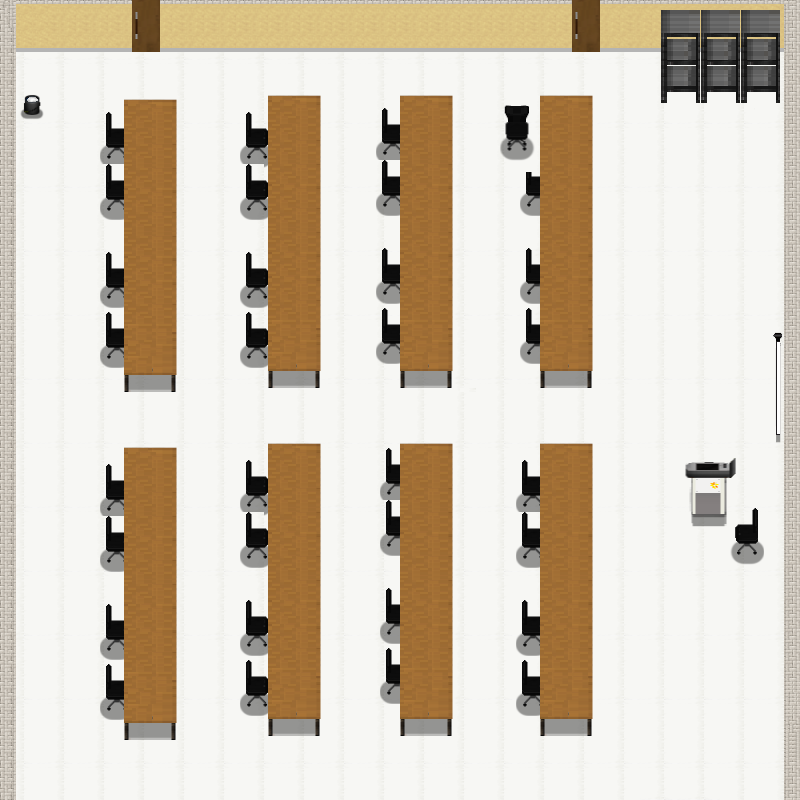

Below is a game level as drawn by its tile map, then a one-line description and the .tmx that defines it (tile-layer data replaced by summaries):
An orthogonal 200x200 tile map with 4x4 px tiles, 3 tile layers (Floor layer, Tile Layer 3, Front), 5 tilesets and 34 objects.

<map version="1.10" tiledversion="1.10.1" orientation="orthogonal" renderorder="right-down" width="200" height="200" tilewidth="4" tileheight="4" infinite="0" nextlayerid="9" nextobjectid="35">
 <tileset firstgid="1" source="계단 및 복도 타일.tsx" />
 <tileset firstgid="15226" source="학교최종.tsx" />
 <tileset firstgid="45851" source="Sprite_ispace.tsx" />
 <tileset firstgid="63947" source="singong_alpha_asset.tsx" />
 <tileset firstgid="81447" source="Inside_A4(tiled).tsx" />
 <layer id="1" name="Floor layer" width="200" height="200">
  <data>[40000 cells, 40000 non-empty, 364 distinct tile ids]</data>
 </layer>
 <layer id="5" name="Tile Layer 3" width="200" height="200">
  <data>[40000 cells, 4355 non-empty, 667 distinct tile ids]</data>
 </layer>
 <layer id="6" name="Front" width="200" height="200">
  <data>[40000 cells, 9051 non-empty, 721 distinct tile ids]</data>
 </layer>
 <objectgroup id="8" name="Object Layer 1">
  <object id="1" x="122.585" y="99.1339" width="54.3638" height="292.072" />
  <object id="2" x="264.89" y="92.7382" width="54.3638" height="292.072" />
  <object id="3" x="398.135" y="94.8701" width="54.3638" height="292.072" />
  <object id="4" x="536.709" y="94.8701" width="54.3638" height="292.072" />
  <object id="5" x="122.052" y="444.504" width="54.3638" height="292.072" />
  <object id="6" x="265.956" y="442.372" width="54.3638" height="292.072" />
  <object id="7" x="398.135" y="442.372" width="54.3638" height="292.072" />
  <object id="8" x="538.841" y="442.372" width="54.3638" height="292.072" />
  <object id="9" x="104.464" y="109.793" width="17.0553" height="104.464" />
  <object id="10" x="102.332" y="249.434" width="17.0553" height="111.926" />
  <object id="11" x="240.906" y="247.834" width="23.451" height="111.926" />
  <object id="12" x="244.104" y="101.798" width="19.1872" height="111.926" />
  <object id="13" x="375.217" y="245.703" width="23.451" height="111.926" />
  <object id="14" x="374.151" y="102.864" width="23.451" height="106.596" />
  <object id="15" x="516.989" y="245.703" width="23.451" height="111.926" />
  <object id="16" x="499.933" y="100.2" width="37.3085" height="56.4957" />
  <object id="17" x="521.252" y="166.289" width="18.1213" height="44.7702" />
  <object id="18" x="102.332" y="461.559" width="21.3191" height="104.464" />
  <object id="19" x="102.332" y="598.001" width="22.3851" height="115.123" />
  <object id="20" x="239.84" y="458.361" width="28.7808" height="103.398" />
  <object id="21" x="243.038" y="595.869" width="25.5829" height="111.925" />
  <object id="22" x="378.414" y="445.57" width="29.8468" height="103.398" />
  <object id="23" x="380.546" y="587.342" width="31.9787" height="109.793" />
  <object id="24" x="518.055" y="456.229" width="30.9127" height="105.53" />
  <object id="25" x="515.923" y="592.672" width="33.0446" height="117.255" />
  <object id="26" x="684.344" y="454.097" width="47.968" height="69.2871" />
  <object id="27" x="729.114" y="506.329" width="33.0446" height="56.4957" />
  <object id="28" x="656.629" y="3.19787" width="127.915" height="101.266" />
  <object id="29" x="17.3333" y="92.6667" width="24.3333" height="23.3333" />
  <object id="30" x="784" y="1" width="15" height="797" />
  <object id="31" x="774" y="324" width="14" height="125" />
  <object id="32" x="1" y="-3" width="14" height="800" />
  <object id="33" x="14" y="-5" width="650" height="54" />
  <object id="34" x="-1" y="799" width="800" height="11" />
 </objectgroup>
</map>
